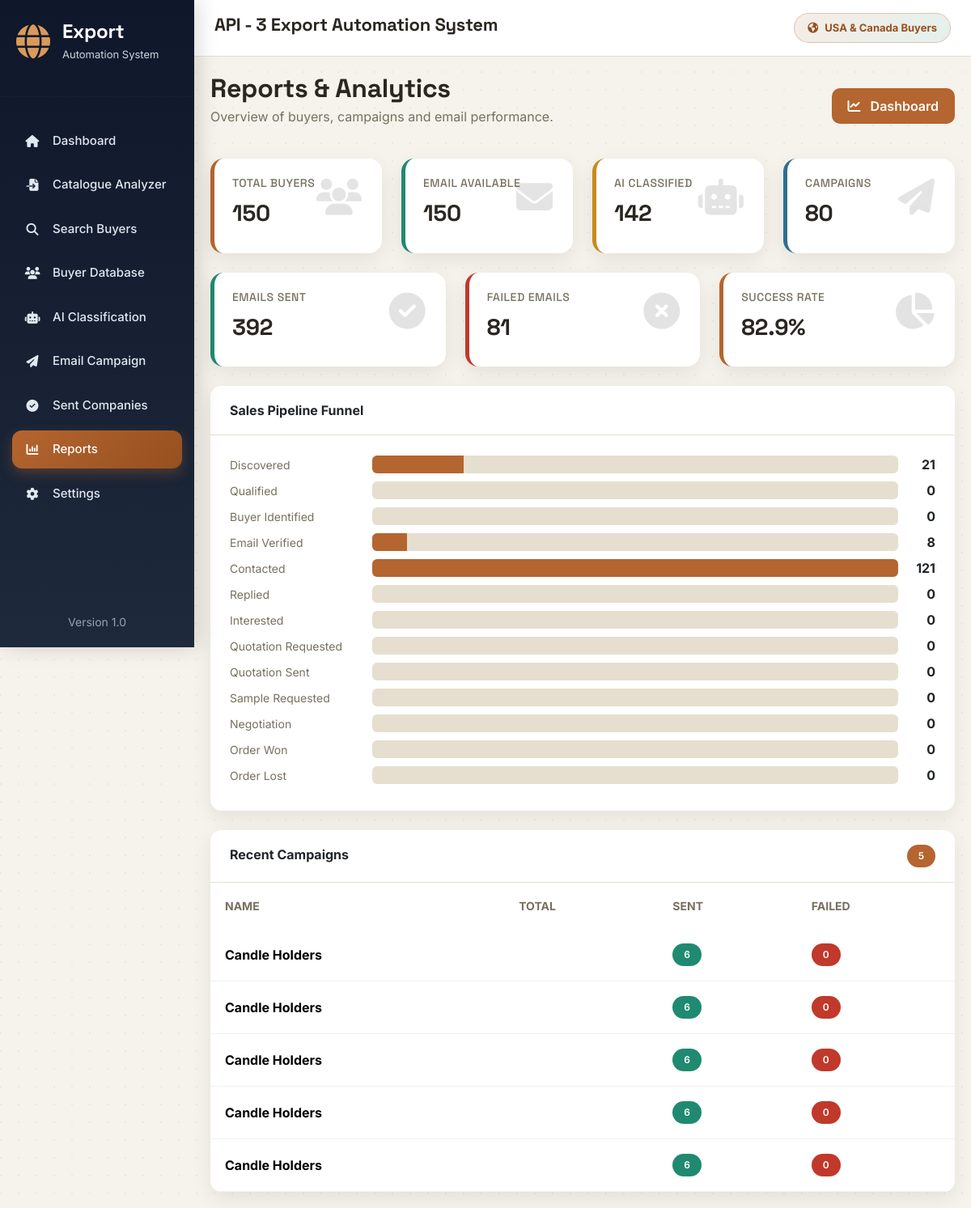
Page /reports on the committed database.
### app/models.py (models this page shows)
class Buyer(db.Model):
    __tablename__ = "buyers"
    id = db.Column(db.Integer, primary_key=True)
    company = db.Column(db.String(200), nullable=False)
    buyer_name = db.Column(db.String(200))
    email = db.Column(db.String(255))
    website = db.Column(db.String(300), unique=True)
    snippet = db.Column(db.Text)
    country = db.Column(db.String(100))
    state = db.Column(db.String(50))
    phone = db.Column(db.String(100))
    source = db.Column(db.String(100))
    category = db.Column(db.String(100), default="Unknown")
    status = db.Column(db.String(50), default="New")
    lead_score = db.Column(db.Integer)
    outreach_priority = db.Column(db.String(20))
    lead_score_reasons = db.Column(db.Text)
    product_match_percent = db.Column(db.Integer)
    relevant_categories = db.Column(db.String(500))
    style_estimate = db.Column(db.String(150))
    positioning_estimate = db.Column(db.String(100))
    recommended_products = db.Column(db.Text)
    decision_maker_name = db.Column(db.String(150))
    decision_maker_title = db.Column(db.String(150))
    email_domain_verified = db.Column(db.Boolean)
    analyzed_at = db.Column(db.DateTime)
    pipeline_stage = db.Column(db.String(50), default="Discovered")
    created_at = db.Column(
        db.DateTime,
        default=datetime.utcnow
    )

class Campaign(db.Model):
    __tablename__ = "campaigns"
    id = db.Column(db.Integer, primary_key=True)
    campaign_name = db.Column(db.String(150), nullable=False)
    subject = db.Column(db.String(255), nullable=False)
    body = db.Column(db.Text, nullable=False)
    recipients = db.Column(db.Integer, default=0)
    sent = db.Column(db.Integer, default=0)
    failed = db.Column(db.Integer, default=0)
    created_at = db.Column(
        db.DateTime,
        default=datetime.utcnow
    )

### app/routes/reports.py (the view)
@reports_bp.route("/reports")
def reports():
    data = DashboardService().get_dashboard_data()
    return render_template(
        "reports.html",
        total_buyers=data.get("total_buyers", 0),
        email_buyers=data.get("email_buyers", 0),
        classified_buyers=data.get("classified_buyers", 0),
        total_campaigns=data.get("total_campaigns", 0),
        total_sent=data.get("total_sent", 0),
        total_failed=data.get("total_failed", 0),
        success_rate=data.get("success_rate", 0),
        recent_campaigns=data.get("recent_campaigns", []),
        pipeline_counts=StageService().counts_by_stage()
    )

### app/services/crm/stage_service.py (called while the page is built)
    def counts_by_stage(self):
        rows = db.session.query(
            Buyer.pipeline_stage,
            db.func.count(Buyer.id)
        ).group_by(
            Buyer.pipeline_stage
        ).all()
        counts = {stage: 0 for stage in self.STAGE_ORDER}
        for stage, count in rows:
            if stage in counts:
                counts[stage] = count
            elif stage is None:
                counts["Discovered"] += count
        return [(stage, counts[stage]) for stage in self.STAGE_ORDER]

### app/templates/reports.html
{% extends "base.html" %}
{% block content %}
<div class="fade-up">
    <div class="d-flex justify-content-between align-items-center mb-4">
        <div>
            <h2 class="fw-bold mb-1">
                Reports & Analytics
            </h2>
            <p class="text-muted">
                Overview of buyers, campaigns and email performance.
            </p>
        </div>
        <a
            href="/dashboard"
            class="btn btn-primary">
            <i class="fa-solid fa-chart-line me-2"></i>
            Dashboard
        </a>
    </div>
    <div class="row g-4 mb-4">
        <div class="col-lg-3 col-md-6">
            <div class="stats-card stats-primary">
                <i class="fa-solid fa-users"></i>
                <h6>Total Buyers</h6>
                <h2>{{ total_buyers }}</h2>
            </div>
        </div>
        <div class="col-lg-3 col-md-6">
            <div class="stats-card stats-success">
                <i class="fa-solid fa-envelope"></i>
                <h6>Email Available</h6>
                <h2>{{ email_buyers }}</h2>
            </div>
        </div>
        <div class="col-lg-3 col-md-6">
            <div class="stats-card stats-warning">
                <i class="fa-solid fa-robot"></i>
                <h6>AI Classified</h6>
                <h2>{{ classified_buyers }}</h2>
            </div>
        </div>
        <div class="col-lg-3 col-md-6">
            <div class="stats-card stats-info">
                <i class="fa-solid fa-paper-plane"></i>
                <h6>Campaigns</h6>
                <h2>{{ total_campaigns }}</h2>
            </div>
        </div>
    </div>
    <div class="row g-4 mb-4">
        <div class="col-lg-4">
            <div class="stats-card stats-success">
                <i class="fa-solid fa-circle-check"></i>
                <h6>Emails Sent</h6>
                <h2>{{ total_sent }}</h2>
            </div>
        </div>
        <div class="col-lg-4">
            <div class="stats-card stats-danger">
                <i class="fa-solid fa-circle-xmark"></i>
                <h6>Failed Emails</h6>
                <h2>{{ total_failed }}</h2>
            </div>
        </div>
        <div class="col-lg-4">
            <div class="stats-card stats-primary">
                <i class="fa-solid fa-chart-pie"></i>
                <h6>Success Rate</h6>
                <h2>{{ success_rate }}%</h2>
            </div>
        </div>
    </div>
    <div class="card mb-4">
        <div class="card-header">
            Sales Pipeline Funnel
        </div>
        <div class="card-body">
            {% set max_count = pipeline_counts|map(attribute=1)|max %}
            {% for stage, count in pipeline_counts %}
                <div class="d-flex align-items-center gap-3 mb-2">
                    <div class="text-muted small" style="min-width: 160px;">
                        {{ stage }}
                    </div>
                    <div class="flex-grow-1" style="background:var(--border); border-radius:6px; height:22px; overflow:hidden;">
                        <div style="background:var(--primary); height:100%; width:{{ (count / max_count * 100) if max_count else 0 }}%;"></div>
                    </div>
                    <div class="fw-bold" style="min-width: 30px; text-align:right;">
                        {{ count }}
                    </div>
                </div>
            {% endfor %}
        </div>
    </div>
    <div class="card">
        <div class="card-header d-flex justify-content-between">
            <span>
                Recent Campaigns
            </span>
            <span class="badge bg-primary">
                {{ recent_campaigns|length }}
            </span>
        </div>
        <div class="table-responsive">
            <table class="table align-middle">
                <thead>
                    <tr>
                        <th>Name</th>
                        <th>Total</th>
                        <th>Sent</th>
                        <th>Failed</th>
                    </tr>
                </thead>
                <tbody>
                {% for campaign in recent_campaigns %}
                <tr>
                    <td>
                        <strong>
                            {{ campaign.campaign_name }}
                        </strong>
                    </td>
                    <td>{{ campaign.total }}</td>
                    <td>
                        <span class="badge bg-success">
                            {{ campaign.sent }}
                        </span>
                    </td>
                    <td>
                        <span class="badge bg-danger">
                            {{ campaign.failed }}
                        </span>
                    </td>
                </tr>
                {% else %}
                <tr>
                    <td colspan="4" class="text-center text-muted py-4">
                        No campaigns available.
                    </td>
                </tr>
                {% endfor %}
                </tbody>
            </table>
        </div>
    </div>
</div>
{% endblock %}

### app/static/css/style.css (style rules this page uses)
:root { --primary:#b5652f; --primary-dark:#96501f; --sidebar:#0b1626; --sidebar-hover:#16233a; --success:#1f8a70; --danger:#c0392b; --warning:#c98a1f; --info:#2f6f8f; --background:#f6f3ec; --white:#ffffff; --border:#e6dfd0; --text:#2a2620; --muted:#77705f; --radius:14px; --shadow:0 8px 24px rgba(24,17,6,.08); --font-display:'Space Grotesk',sans-serif; }
* { margin:0; padding:0; box-sizing:border-box; font-family:'Inter',sans-serif; }
body { background:var(--background); background-image: radial-gradient(circle at 1px 1px, rgba(24,17,6,.05) 1px, transparent 0); background-size:22px 22px; color:var(--text); }
a { text-decoration:none; }
h1, h2, h3, h4, h5, h6 { font-family:var(--font-display); letter-spacing:-.01em; }
.card { border:none; border-radius:var(--radius); box-shadow:var(--shadow); transition:.25s ease; overflow:hidden; }
.card-header { background:white; border-bottom:1px solid var(--border); font-weight:700; padding:18px 24px; }
.card-body { padding:24px; }
.stats-card { background:white; border-radius:16px; padding:25px; box-shadow:var(--shadow); position:relative; overflow:hidden; transition:.3s; height:100%; }
.stats-card h6 { color:var(--muted); font-size:14px; margin-bottom:12px; text-transform:uppercase; letter-spacing:.5px; }
.stats-card h2 { font-size:34px; font-weight:700; margin-bottom:10px; }
.stats-card i { position:absolute; right:25px; top:25px; font-size:45px; opacity:.12; }
.stats-primary { border-left:5px solid var(--primary); }
.stats-success { border-left:5px solid var(--success); }
.stats-warning { border-left:5px solid var(--warning); }
.stats-danger { border-left:5px solid var(--danger); }
.stats-info { border-left:5px solid var(--info); }
.btn { border-radius:10px; padding:10px 20px; font-weight:600; transition:.25s; }
.btn-primary { background:var(--primary); border:none; }
.table { margin-bottom:0; vertical-align:middle; }
.table thead { background:#f8fafc; }
.table thead th { border:none; color:var(--muted); font-weight:700; font-size:14px; text-transform:uppercase; padding:18px; }
.table tbody td { padding:18px; border-color:#edf2f7; }
.table tbody tr { transition:.2s; }
.badge { padding:8px 14px; border-radius:30px; font-weight:600; font-size:12px; }
.bg-success { background:var(--success)!important; }
.bg-danger { background:var(--danger)!important; }
.bg-primary { background:var(--primary)!important; }
.text-muted { color:var(--muted)!important; }
.fade-up { animation:fadeUp .5s ease; }
@media (max-width:1400px) { .stats-card { padding:22px; } }
@media (max-width:1366px) { .stats-card h2 { font-size:28px; } }

### rows in the picture
Buyer: pipeline_stage "Contacted", {{ (count / max_count * 100) if max_count else 0 }} 100.0 (drawn), id "121"
Campaign: campaign_name "Candle Holders", sent "6", failed "0"
Campaign: campaign_name "Candle Holders", sent "6", failed "0"
Campaign: campaign_name "Candle Holders", sent "6", failed "0"
Campaign: campaign_name "Candle Holders", sent "6", failed "0"
Campaign: campaign_name "Candle Holders", sent "6", failed "0"

### other values in the picture
{{ total_buyers }} "150"
{{ email_buyers }} "150"
{{ classified_buyers }} "142"
{{ total_campaigns }} "80"
{{ total_sent }} "392"
{{ total_failed }} "81"
{{ success_rate }} "82.9"
{{ stage }} "Discovered" "Qualified" "Buyer Identified" "Email Verified" "Replied" "Interested" "Quotation Requested" "Quotation Sent" "Sample Requested" "Negotiation" "Order Won" "Order Lost"
{{ count }} "21" "0" "0" "8" "0" "0" "0" "0" "0" "0" "0" "0"
{{ recent_campaigns|length }} "5"
